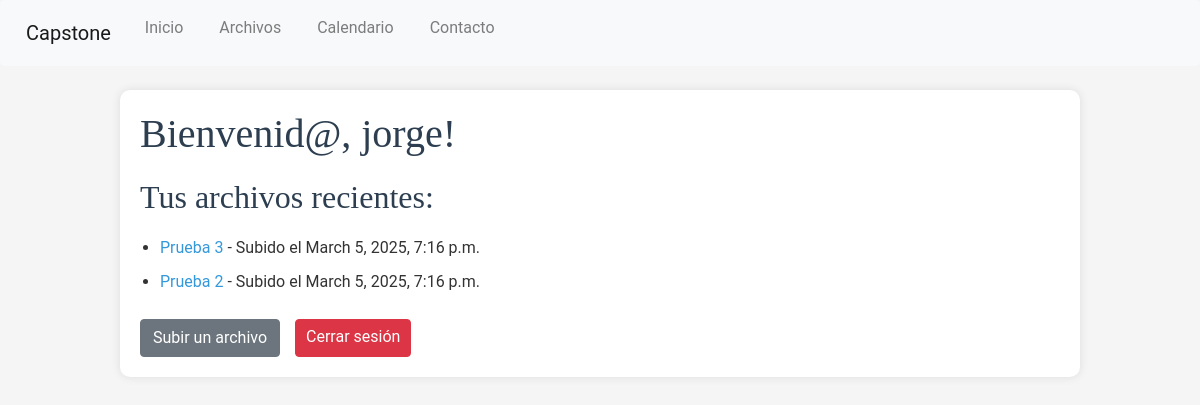
/ (signed in), run on an earlier commit of the app's database.
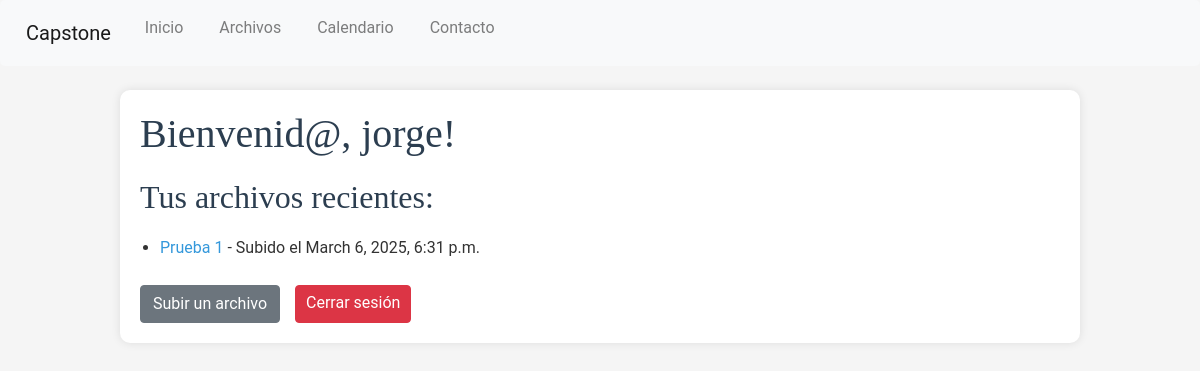
And on a later commit of the database.
### Capstone/models.py (models this page shows, shortened)
class File(models.Model):
    name = models.CharField(max_length=75)
    file = models.FileField(upload_to=directorio_usuario)
    user = models.ForeignKey(User, on_delete=models.CASCADE, null=True, blank=True)
    folder = models.ForeignKey(Folder, on_delete=models.CASCADE, null=True, blank=True)
    tags = models.CharField(max_length=255, blank=True)
    date= models.DateTimeField(auto_now_add=True)

### Capstone/views.py (the view)
# urls.py: path('', views.index, name='index'),
def index(request):
    if request.user.is_authenticated:
        user_files = File.objects.filter(
            user=request.user).order_by("-date")
        return render(request, "Capstone/index.html", {
            "user_files": user_files,
        })
    else:
        return render(request, "Capstone/index.html")

### Capstone/templates/Capstone/index.html (shortened to what this page needs)
{% extends "Capstone/layout.html" %}
{% block body %}
<div class="container mt-4">
    {% if user.is_authenticated %}
    <h1>Bienvenid@, {{ user.username }}!</h1>
    <h2>Tus archivos recientes: </h2>
    <ul>
        {% for file in user_files %}
            <li><a href="{{ file.file.url }}">{{ file.name }}</a> - Subido el {{ file.date }}</li>
        {% empty %}
            <li>No tienes archivos subidos aún.</li>
        {% endfor %}
    </ul>
    <div style="display:inline-flex; gap: 5px;">
        <a class="btn btn-secondary" href="{% url 'file-upload' %}">Subir un archivo</a>
        <a class="btn btn-danger" href="{% url 'logout' %}">Cerrar sesión</a>
    </div>
    {% else %}
        <h1>Bienvenid@!</h1>
        <p><a href="{% url 'login' %}">Iniciar sesión</a> o <a href="{% url 'register' %}">Regístrate</a> para comenzar.</p>
    {% endif %}
</div>
{% endblock %}

What changed in the data, as far as the page shows it:
removed File: name "Prueba 3", date "March 5, 2025, 7:16 p.m."
removed File: name "Prueba 2", date "March 5, 2025, 7:16 p.m."
added File: name "Prueba 1", date "March 6, 2025, 6:31 p.m."
